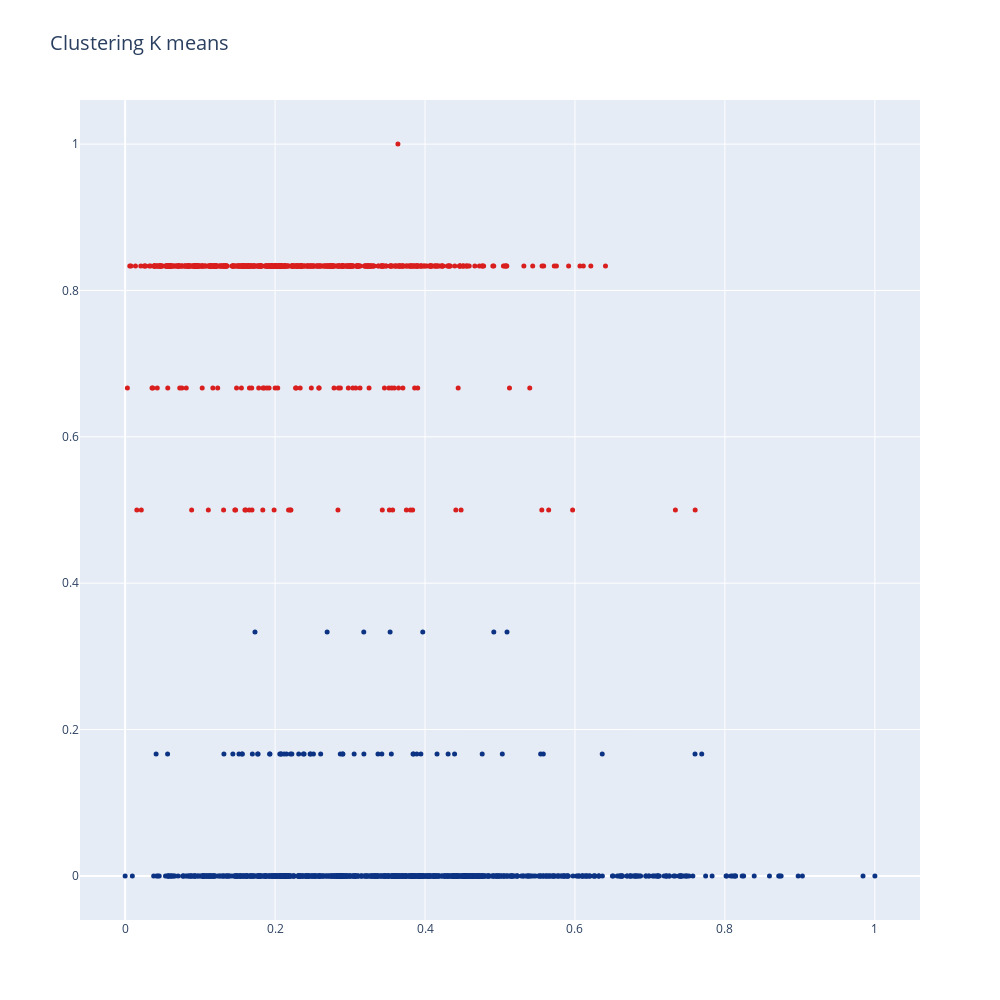

Notebook code cell kept with this figure:
### Code cell
kmean_clusters = go.Scatter(x=data_columns[0], y=data_columns[1],
                           mode='markers',
                           marker=dict(
                                size=5,
                                color = clusters.astype(np.float), #set color equal to a variable
                                colorscale='Portland',
                                showscale=False)
                           )

layout = go.Layout(title="Clustering K means ",titlefont=dict(size=20),
                autosize=False, width=1000,height=1000)

fig = go.Figure(data=kmean_clusters, layout=layout)

iplot(fig)

### Figure 1 — Plotly figure (JSON) as saved in the notebook; plotly's stock layout.template omitted (floating-point values rounded to 4 significant figures; data arrays with more than 128 entries replaced by an {"elided": "..."} marker saying what was removed)
{"data": [{"marker": {"color": {"elided": "1620 int values"}, "colorscale": [[0, "rgb(12,51,131)"], [0.25, "rgb(10,136,186)"], [0.5, "rgb(242,211,56)"], [0.75, "rgb(242,143,56)"], [1, "rgb(217,30,30)"]], "showscale": false, "size": 5}, "mode": "markers", "type": "scatter", "x": {"elided": "1620 float values"}, "y": {"elided": "1620 float values"}}], "layout": {"autosize": false, "height": 1000, "title": {"font": {"size": 20}, "text": "Clustering K means "}, "width": 1000}}
